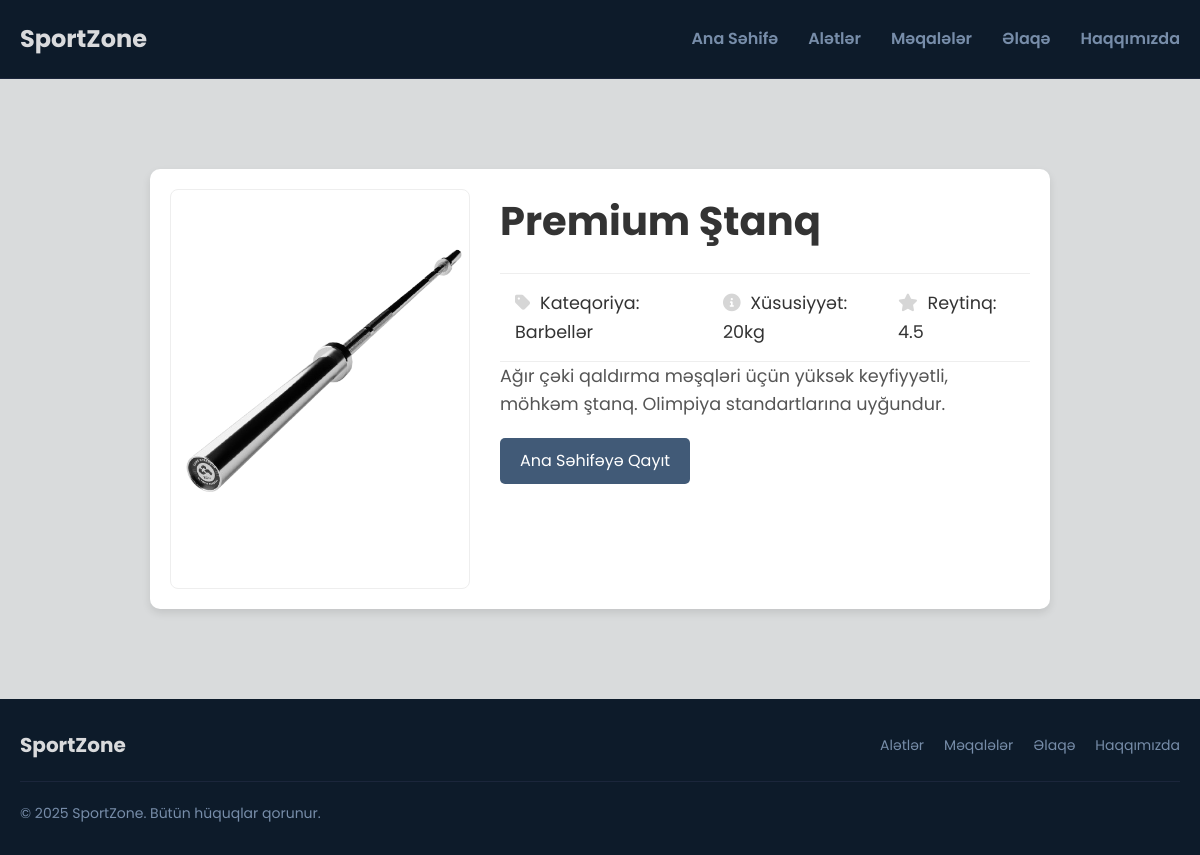
Screenshot of /product/2/ with the database file from the repository.
### catalog/models.py (models this page shows, shortened)
class Product(models.Model):
    name = models.CharField(max_length=200)
    description = models.TextField()
    category = models.CharField(max_length=100, default='Fitness')
    image_url = models.CharField(max_length=255) # Statik fayl yolu
    meta_info = models.CharField(max_length=100) # Çəki, ölçü və s.
    rating = models.DecimalField(max_digits=2, decimal_places=1)
    class Meta:
        verbose_name = "Məhsul"
        verbose_name_plural = "Məhsullar"

### catalog/views.py (the view)
# urls.py: path('product/<int:pk>/', views.product_detail, name='product_detail'),
def product_detail(request, pk):
    product = Product.objects.get(pk=pk)
    context = {'product': product}
    return render(request, 'product_detail.html', context)

### catalog/templates/product_detail.html (shortened to what this page needs)
{% load static %}
<!DOCTYPE html>
<html lang="az">
<head>
    <link rel="stylesheet" href="{% static 'css/style.css' %}">
    <link rel="stylesheet" href="https://cdnjs.cloudflare.com/ajax/libs/font-awesome/6.0.0-beta3/css/all.min.css">
</head>
<body>
    <header class="header">
        <div class="container">
            <div class="logo">
                <a href="{% url 'index' %}">SportZone</a>
            </div>
            <nav class="nav">
                <ul>
                    <li><a href="{% url 'index' %}">Ana Səhifə</a></li>
                    <li><a href="#">Alətlər</a></li>
                    <li><a href="#">Məqalələr</a></li>
                    <li><a href="#">Əlaqə</a></li>
                    <li><a href="#">Haqqımızda</a></li>
                </ul>
            </nav>
        </div>
    </header>
    <main class="main-content">
        <div class="detail-container">
            <div class="detail-image" style="background-image: url('{% static product.image_url %}');"></div>
            <div class="detail-info">
                <h1>{{ product.name }}</h1>
                <div class="detail-meta">
                    <span><i class="fas fa-tag"></i> Kateqoriya: {{ product.category }}</span>
                    <span><i class="fas fa-info-circle"></i> Xüsusiyyət: {{ product.meta_info }}</span>
                    <span><i class="fas fa-star"></i> Reytinq: {{ product.rating }}</span>
                </div>
                <p>{{ product.description }}</p>
                <a href="{% url 'index' %}" class="back-link">Ana Səhifəyə Qayıt</a>
            </div>
        </div>
    </main>
    <footer class="footer">
        <div class="container">
            <div class="footer-top">
                <div class="footer-logo">SportZone</div>
                <nav class="footer-nav">
                    <ul>
                        <li><a href="#">Alətlər</a></li>
                        <li><a href="#">Məqalələr</a></li>
                        <li><a href="#">Əlaqə</a></li>
                        <li><a href="#">Haqqımızda</a></li>
                    </ul>
                </nav>
            </div>
            <div class="footer-bottom">
                <p>© 2025 SportZone. Bütün hüquqlar qorunur.</p>
            </div>
        </div>
    </footer>
</body>
</html>

### catalog/static/css/style.css (style rules this page uses)
:root { --color-darkest: #0d1b2a; --color-dark: #1b263b; --color-medium: #415a77; --color-light: #778da9; --color-white: #f2f2f2e4; --color-accent: #ff6b6b; --color-bg-light: #f4f4f4; }
* { margin: 0; padding: 0; box-sizing: border-box; }
body { font-family: 'Poppins', sans-serif; background-color: var(--color-darkest); color: var(--color-white); line-height: 1.6; }
.container { max-width: 1200px; margin: 0 auto; padding: 0 20px; }
a { text-decoration: none; color: var(--color-white); transition: color 0.3s; }
.header { background-color: var(--color-darkest); padding: 20px 0; border-bottom: 1px solid var(--color-dark); }
.header .container { display: flex; justify-content: space-between; align-items: center; }
.logo a { font-size: 24px; font-weight: 700; color: var(--color-white); }
.nav ul { list-style: none; display: flex; }
.nav ul li { margin-left: 30px; }
.nav ul li a { font-weight: 600; color: var(--color-light); }
.main-content { background-color: var(--color-white); color: var(--color-darkest); padding: 40px 0; }
.footer { background-color: var(--color-darkest); padding: 30px 0; color: var(--color-light); font-size: 14px; }
.footer .container { display: flex; flex-direction: column; }
.footer-top { display: flex; justify-content: space-between; align-items: center; padding-bottom: 20px; border-bottom: 1px solid var(--color-dark); margin-bottom: 20px; }
.footer-logo { font-size: 20px; font-weight: 700; color: var(--color-white); }
.footer-nav ul { list-style: none; display: flex; gap: 20px; }
.footer-nav ul li a { color: var(--color-light); }
.footer-bottom { display: flex; justify-content: space-between; align-items: center; }

### catalog/templates/product_detail.html (style rules this page uses)
.detail-container { max-width: 900px; margin: 50px auto; padding: 20px; background-color: #fff; border-radius: 10px; box-shadow: 0 4px 8px rgba(0, 0, 0, 0.1); display: flex; gap: 30px; }
.detail-image { flex: 1; min-width: 300px; background-size: contain; background-repeat: no-repeat; background-position: center; height: 400px; border-radius: 8px; border: 1px solid #eee; }
.detail-info { flex: 2; }
.detail-info h1 { font-size: 2.5em; margin-top: 0; color: #333; }
.detail-info p { font-size: 1.1em; line-height: 1.6; color: #555; }
.detail-meta { margin-top: 20px; padding: 15px; border-top: 1px solid #eee; border-bottom: 1px solid #eee; display: flex; gap: 20px; font-size: 1.1em; color: #333; }
.detail-meta span i { color: #d6d6d6; margin-right: 5px; }
.back-link { display: inline-block; margin-top: 20px; padding: 10px 20px; background-color: #415a77; color: #ffffff; text-decoration: none; border-radius: 5px; transition: background-color 0.3s; }

### rows the page displays
Product: image_url (picture), name "Premium Ştanq", category "Barbellər", meta_info "20kg", rating "4.5", description "Ağır çəki qaldırma məşqləri üçün yüksək keyfiyyətli, möhkəm ştanq. Olimpiya standartlarına uyğundur."
